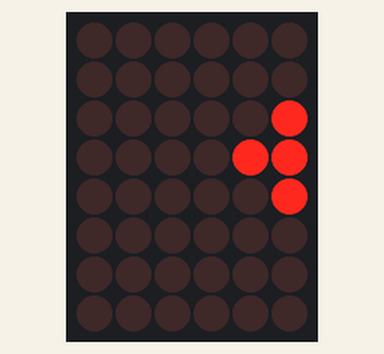
This sketch was run on a simulated Arduino Uno, built with avr-gcc and run on an emulated ATmega328P. Shown: 6×8 LED matrix. Wiring (inferred from the names in the program): LED matrix (orientation assumed): rows pin 2, pin 3, pin 4, pin 5, pin 6, pin 7, pin 8, pin 9; columns pin 12, pin 13, A0, A1, A2, A3. What the sketch prints to the serial monitor is not drawn.

Above: at 0.1 s.
At 1.2 s:
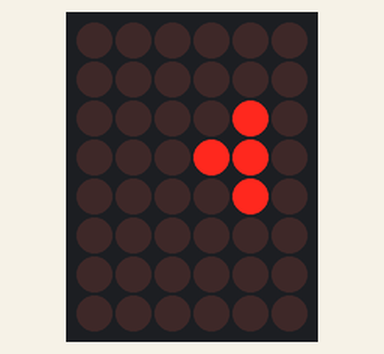
At 2.3 s:
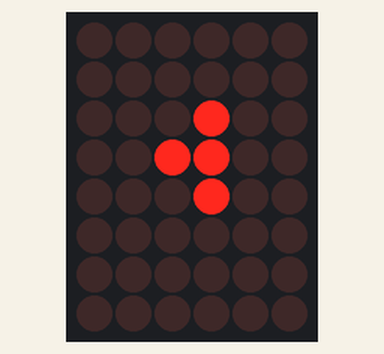
At 4.4 s:
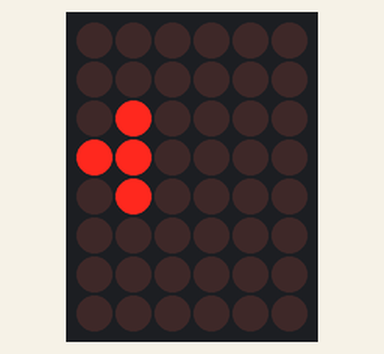
At 5.5 s:
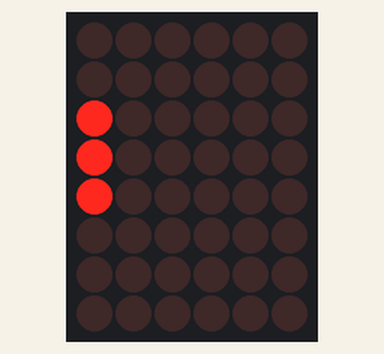
At 6.6 s:
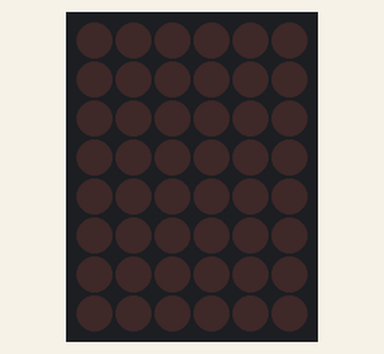

The sketch:

Sketch.ino
```cpp
#include "Tetris.h"


void setup() {
    // Open serial port
    Serial.begin(9600);

    // Set all used pins to OUTPUT
    // This is very important! If the pins are set to input
    // the display will be very dim.
    for (byte i = 2; i <= 13; i++)
        pinMode(i, OUTPUT);
    pinMode(A0, OUTPUT);
    pinMode(A1, OUTPUT);
    pinMode(A2, OUTPUT);
    pinMode(A3, OUTPUT);
}

float timeCount = 0;

void loop() {
  String t_fig = "t_figure";
delay(5);
timeCount += 1;
if(timeCount <  50) {
  Tetris().drawFigure(t_fig, 0);
} else if (timeCount <  1) {
// do nothing
} else if (timeCount <  100) {
  Tetris().drawFigure(t_fig, 1);
} else if (timeCount <  1) {
// nothing
} else if (timeCount <=  150) {
    Tetris().drawFigure(t_fig, 2);
} else if (timeCount <  1) {
// nothing
} else if (timeCount <  200) {
    Tetris().drawFigure(t_fig, 3);
} else if (timeCount <  1) {
// nothing
} else if (timeCount <  250) {
  Tetris().drawFigure(t_fig, 4);
} else if (timeCount <  1) {
// nothing
} else if (timeCount <  300) {
  Tetris().drawFigure(t_fig, 5);
} else if (timeCount <  1) {

} else if (timeCount <  350) {
    Tetris().drawFigure(t_fig, 6);
} else if (timeCount <  1) {
// do nothing
} else if (timeCount <  400) {
  Tetris().drawFigure(t_fig, 7);
} else if (timeCount <  1) {

} else {
// back to the start
timeCount = 0;
}


}
```

Tetris.cpp
```cpp
#include <Tetris.h>
#include "Arduino.h"


Tetris::Tetris(){
    count = 0;
}

void Tetris::drawScreen(byte buffer2[])
{
    for (byte i = 0; i < 8; i++) {
        setColumns(buffer2[i]);
        digitalWrite(rows[i], HIGH);
        delay(2);
        digitalWrite(rows[i], LOW);
    }
}

void Tetris::drawFigure(String figure, byte shift)
{
    Serial.print(count);
    count+=1;
    if ( figure == "TODOS" ) {
        drawScreen(TODOS);
        return;
    }
    if ( figure == "A" ) {
        drawScreen(A);
        return;
    }
    if ( figure == "t_figure" ) {
        dropFigure(T_Figure, shift);

        return;
    }
}


void Tetris::setColumns(byte b)
{
    digitalWrite(COL_1, (~b >> 0) & 0x01);
    digitalWrite(COL_2, (~b >> 1) & 0x01);
    digitalWrite(COL_3, (~b >> 2) & 0x01);
    digitalWrite(COL_4, (~b >> 3) & 0x01);
    digitalWrite(COL_5, (~b >> 4) & 0x01);
    digitalWrite(COL_6, (~b >> 5) & 0x01);
    digitalWrite(COL_7, (~b >> 6) & 0x01);
    digitalWrite(COL_8, (~b >> 7) & 0x01);
}

void Tetris::dropFigure(byte figure[], byte shift) {
    for (byte i = 0; i < 8; i++) {
        setColumns(figure[i] >> shift);
        digitalWrite(rows[i], HIGH);
        delay(2);
        digitalWrite(rows[i], LOW);
    }
}
```

Tetris.h
```cpp
#ifndef Tetris_h

#define Tetris_h

#define ROW_1 2
#define ROW_2 3
#define ROW_3 4
#define ROW_4 5
#define ROW_5 6
#define ROW_6 7
#define ROW_7 8
#define ROW_8 9

#define COL_1 10
#define COL_2 11
#define COL_3 12
#define COL_4 13
#define COL_5 A0
#define COL_6 A1
#define COL_7 A2
#define COL_8 A3


#include "Arduino.h"


class Tetris
{
    public:
        void drawScreen(byte buffer2[]);
        void drawFigure(String figure, byte shift);
        Tetris();
    private:
        void dropFigure(byte figure[], byte shift);
        byte rows[8] = { ROW_1, ROW_2, ROW_3, ROW_4, ROW_5, ROW_6, ROW_7, ROW_8};
        byte T_Figure[8] = {B00000000, B00000000, B10000000,B11000000,B10000000,B00000000,B00000000,B00000000};
        byte TODOS[8] = {B11111111,B11111111,B11111111,B11111111,B11111111,B11111111,B11111111,B11111111};
        byte A[8] = {B00000000,B00011000,B00100100,B00100100,B00111100,B00100100,B00100100,B00000000};
        void setColumns(byte b);
        int count;
};


#endif
```

Measured:
- by itself, everything shown: repeats every 8.6 s, in 7 steps
- what the display in image 0 shows lasts 1.0 s, from 0.1 s to 1.1 s
- what the display in image 5 shows lasts 2.2 s, from 6.5 s to 8.7 s
